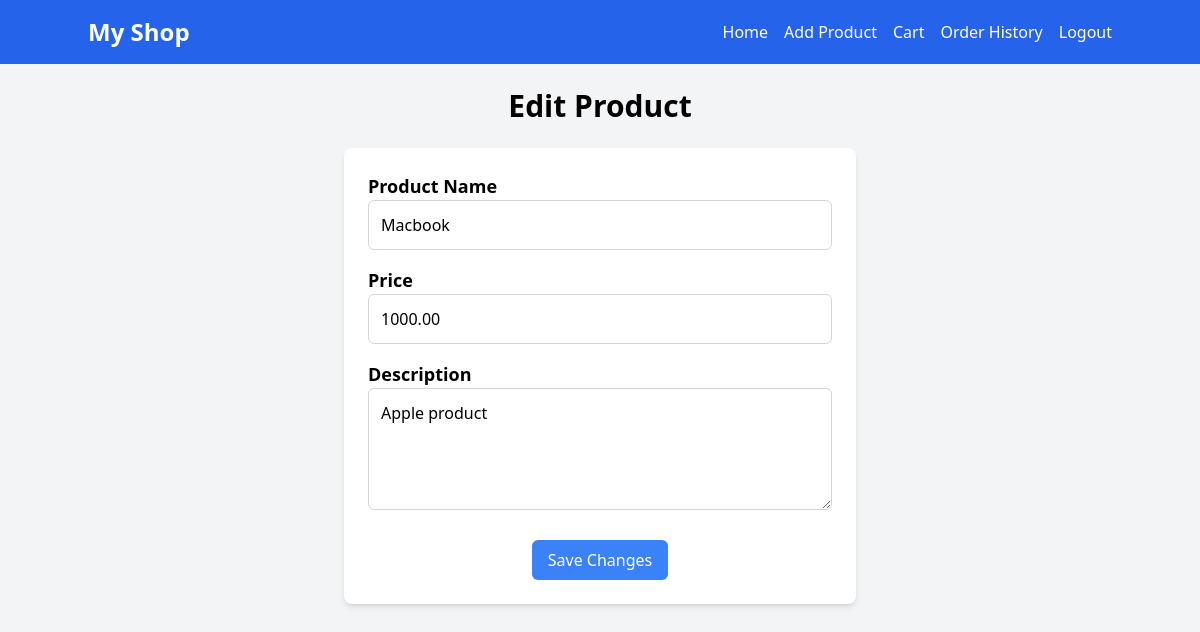
Page /edit/5/ (signed in) on the committed database.
### shop/models.py (models this page shows, shortened)
class Product(models.Model):
    name = models.CharField(max_length=255)
    price = models.DecimalField(max_digits=10, decimal_places=2)
    description = models.TextField()

### shop/views.py (the view)
# urls.py: path('edit/<int:product_id>/', views.edit_product, name='edit_product'),
@user_passes_test(is_admin)
def edit_product(request, product_id):
    product = get_object_or_404(Product, id=product_id)
    if request.method == 'POST':
        form = ProductForm(request.POST, instance=product)
        if form.is_valid():
            form.save()
            return redirect('home')  # Redirect to the homepage after successful edit
    else:
        form = ProductForm(instance=product)
    return render(request, 'shop/edit_product.html', {'form': form, 'product': product})

### shop/forms.py
class ProductForm(forms.ModelForm):
    class Meta:
        model = Product
        fields = ['name', 'price', 'description']

### shop/context_processors.py (called while the page is built)
def cart_item_count(request):
    total_items = 0
    if request.user.is_authenticated:
        cart, created = Cart.objects.get_or_create(user=request.user)
        cart_items = CartItem.objects.filter(cart=cart)
        total_items = sum(item.quantity for item in cart_items)
    return {'total_items': total_items}

### shop/views.py (called while the page is built)
def is_admin(user):
    return user.is_staff

### shop/templates/shop/edit_product.html (shortened to what this page needs)
{% extends 'shop/base.html' %}
{% block content %}
<div class="container mx-auto p-6">
    <h1 class="text-3xl font-bold text-center mb-6">Edit Product</h1>
    <div class="max-w-lg mx-auto bg-white p-6 rounded-lg shadow-md">
        <form method="POST" enctype="multipart/form-data">
            <div class="mb-4">
                <label for="name" class="block text-lg font-semibold">Product Name</label>
                <input type="text" id="name" name="name" class="w-full p-3 border border-gray-300 rounded-md"
                    value="{{ form.name.value }}">
            </div>
            <div class="mb-4">
                <label for="price" class="block text-lg font-semibold">Price</label>
                <input type="text" id="price" name="price" class="w-full p-3 border border-gray-300 rounded-md"
                    value="{{ form.price.value }}">
            </div>
            <div class="mb-4">
                <label for="description" class="block text-lg font-semibold">Description</label>
                <textarea id="description" name="description" rows="4"
                    class="w-full p-3 border border-gray-300 rounded-md">{{ form.description.value }}</textarea>
            </div>
            <div class="mt-6 text-center">
                <button type="submit"
                    class="bg-blue-500 text-white py-2 px-4 rounded-md hover:bg-blue-600 transition duration-300">
                    Save Changes
                </button>
            </div>
        </form>
    </div>
</div>
{% endblock %}

### rows in the picture
Product: name "Macbook", price "1000.00", description "Apple product"
